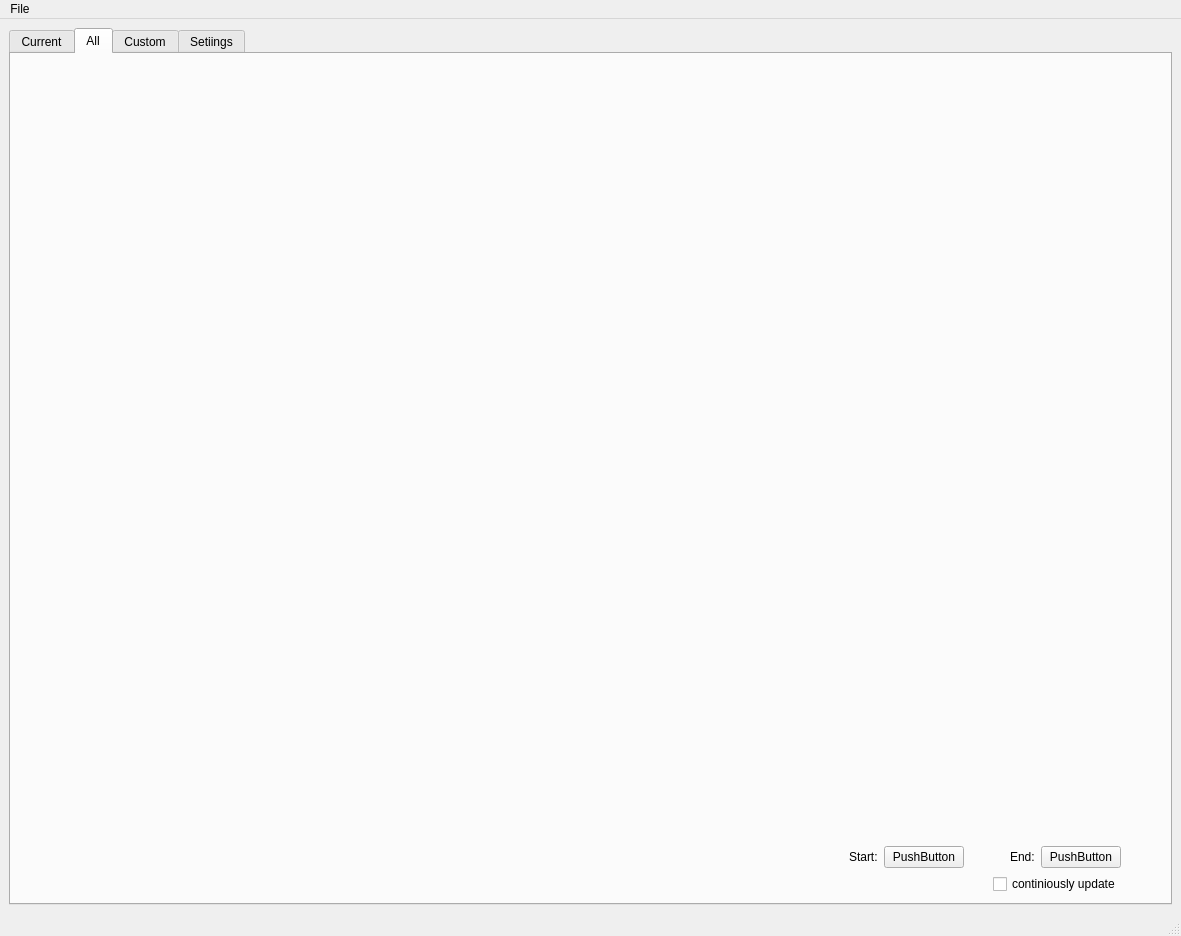
<?xml version="1.0" encoding="UTF-8"?>
<ui version="4.0">
 <class>MainWindow</class>
 <widget class="QMainWindow" name="MainWindow">
  <property name="geometry">
   <rect>
    <x>0</x>
    <y>0</y>
    <width>1181</width>
    <height>936</height>
   </rect>
  </property>
  <property name="sizePolicy">
   <sizepolicy hsizetype="Maximum" vsizetype="Maximum">
    <horstretch>0</horstretch>
    <verstretch>0</verstretch>
   </sizepolicy>
  </property>
  <property name="mouseTracking">
   <bool>false</bool>
  </property>
  <property name="contextMenuPolicy">
   <enum>Qt::CustomContextMenu</enum>
  </property>
  <property name="windowTitle">
   <string notr="true">DataLogger</string>
  </property>
  <property name="windowIcon">
   <iconset>
    <normaloff>favico.png</normaloff>favico.png</iconset>
  </property>
  <widget class="QWidget" name="centralwidget">
   <property name="sizePolicy">
    <sizepolicy hsizetype="Maximum" vsizetype="Maximum">
     <horstretch>0</horstretch>
     <verstretch>0</verstretch>
    </sizepolicy>
   </property>
   <layout class="QGridLayout" name="gridLayout">
    <item row="0" column="0">
     <widget class="QTabWidget" name="tabWidget">
      <property name="toolTipDuration">
       <number>-6</number>
      </property>
      <property name="currentIndex">
       <number>1</number>
      </property>
      <widget class="QWidget" name="currentTab">
       <attribute name="title">
        <string>Current</string>
       </attribute>
       <layout class="QGridLayout" name="gridLayout_3">
        <item row="0" column="0">
         <layout class="QGridLayout" name="gridLayout_2">
          <item row="5" column="1">
           <spacer name="verticalSpacer_4">
            <property name="orientation">
             <enum>Qt::Vertical</enum>
            </property>
            <property name="sizeHint" stdset="0">
             <size>
              <width>20</width>
              <height>40</height>
             </size>
            </property>
           </spacer>
          </item>
          <item row="3" column="5">
           <spacer name="verticalSpacer_13">
            <property name="orientation">
             <enum>Qt::Vertical</enum>
            </property>
            <property name="sizeHint" stdset="0">
             <size>
              <width>20</width>
              <height>40</height>
             </size>
            </property>
           </spacer>
          </item>
          <item row="6" column="2">
           <widget class="QLCDNumber" name="lcdNumber_6"/>
          </item>
          <item row="2" column="3">
           <spacer name="verticalSpacer_6">
            <property name="orientation">
             <enum>Qt::Vertical</enum>
            </property>
            <property name="sizeHint" stdset="0">
             <size>
              <width>20</width>
              <height>40</height>
             </size>
            </property>
           </spacer>
          </item>
          <item row="0" column="1">
           <spacer name="verticalSpacer">
            <property name="orientation">
             <enum>Qt::Vertical</enum>
            </property>
            <property name="sizeHint" stdset="0">
             <size>
              <width>20</width>
              <height>40</height>
             </size>
            </property>
           </spacer>
          </item>
          <item row="5" column="3">
           <spacer name="verticalSpacer_9">
            <property name="orientation">
             <enum>Qt::Vertical</enum>
            </property>
            <property name="sizeHint" stdset="0">
             <size>
              <width>20</width>
              <height>40</height>
             </size>
            </property>
           </spacer>
          </item>
          <item row="5" column="0">
           <spacer name="horizontalSpacer_2">
            <property name="orientation">
             <enum>Qt::Horizontal</enum>
            </property>
            <property name="sizeHint" stdset="0">
             <size>
              <width>40</width>
              <height>20</height>
             </size>
            </property>
           </spacer>
          </item>
          <item row="3" column="6">
           <widget class="QLCDNumber" name="lcdNumber_11"/>
          </item>
          <item row="3" column="1">
           <spacer name="verticalSpacer_3">
            <property name="orientation">
             <enum>Qt::Vertical</enum>
            </property>
            <property name="sizeHint" stdset="0">
             <size>
              <width>20</width>
              <height>40</height>
             </size>
            </property>
           </spacer>
          </item>
          <item row="2" column="0">
           <spacer name="horizontalSpacer">
            <property name="orientation">
             <enum>Qt::Horizontal</enum>
            </property>
            <property name="sizeHint" stdset="0">
             <size>
              <width>40</width>
              <height>20</height>
             </size>
            </property>
           </spacer>
          </item>
          <item row="0" column="5">
           <spacer name="verticalSpacer_11">
            <property name="orientation">
             <enum>Qt::Vertical</enum>
            </property>
            <property name="sizeHint" stdset="0">
             <size>
              <width>20</width>
              <height>40</height>
             </size>
            </property>
           </spacer>
          </item>
          <item row="2" column="5">
           <spacer name="verticalSpacer_12">
            <property name="orientation">
             <enum>Qt::Vertical</enum>
            </property>
            <property name="sizeHint" stdset="0">
             <size>
              <width>20</width>
              <height>40</height>
             </size>
            </property>
           </spacer>
          </item>
          <item row="6" column="0">
           <widget class="QLCDNumber" name="lcdNumber_3"/>
          </item>
          <item row="2" column="2">
           <spacer name="horizontalSpacer_3">
            <property name="orientation">
             <enum>Qt::Horizontal</enum>
            </property>
            <property name="sizeHint" stdset="0">
             <size>
              <width>40</width>
              <height>20</height>
             </size>
            </property>
           </spacer>
          </item>
          <item row="3" column="3">
           <spacer name="verticalSpacer_7">
            <property name="orientation">
             <enum>Qt::Vertical</enum>
            </property>
            <property name="sizeHint" stdset="0">
             <size>
              <width>20</width>
              <height>40</height>
             </size>
            </property>
           </spacer>
          </item>
          <item row="0" column="2">
           <widget class="QLCDNumber" name="lcdNumber_4"/>
          </item>
          <item row="5" column="5">
           <spacer name="verticalSpacer_14">
            <property name="orientation">
             <enum>Qt::Vertical</enum>
            </property>
            <property name="sizeHint" stdset="0">
             <size>
              <width>20</width>
              <height>40</height>
             </size>
            </property>
           </spacer>
          </item>
          <item row="5" column="4">
           <spacer name="horizontalSpacer_7">
            <property name="orientation">
             <enum>Qt::Horizontal</enum>
            </property>
            <property name="sizeHint" stdset="0">
             <size>
              <width>40</width>
              <height>20</height>
             </size>
            </property>
           </spacer>
          </item>
          <item row="0" column="0">
           <widget class="QLCDNumber" name="lcdNumber"/>
          </item>
          <item row="0" column="6">
           <widget class="QLCDNumber" name="lcdNumber_10"/>
          </item>
          <item row="2" column="4">
           <spacer name="horizontalSpacer_4">
            <property name="orientation">
             <enum>Qt::Horizontal</enum>
            </property>
            <property name="sizeHint" stdset="0">
             <size>
              <width>40</width>
              <height>20</height>
             </size>
            </property>
           </spacer>
          </item>
          <item row="6" column="6">
           <widget class="QLCDNumber" name="lcdNumber_12"/>
          </item>
          <item row="2" column="1">
           <spacer name="verticalSpacer_2">
            <property name="orientation">
             <enum>Qt::Vertical</enum>
            </property>
            <property name="sizeHint" stdset="0">
             <size>
              <width>20</width>
              <height>40</height>
             </size>
            </property>
           </spacer>
          </item>
          <item row="2" column="6">
           <spacer name="horizontalSpacer_5">
            <property name="orientation">
             <enum>Qt::Horizontal</enum>
            </property>
            <property name="sizeHint" stdset="0">
             <size>
              <width>40</width>
              <height>20</height>
             </size>
            </property>
           </spacer>
          </item>
          <item row="0" column="3">
           <spacer name="verticalSpacer_8">
            <property name="orientation">
             <enum>Qt::Vertical</enum>
            </property>
            <property name="sizeHint" stdset="0">
             <size>
              <width>20</width>
              <height>40</height>
             </size>
            </property>
           </spacer>
          </item>
          <item row="6" column="4">
           <widget class="QLCDNumber" name="lcdNumber_9"/>
          </item>
          <item row="6" column="5">
           <spacer name="verticalSpacer_15">
            <property name="orientation">
             <enum>Qt::Vertical</enum>
            </property>
            <property name="sizeHint" stdset="0">
             <size>
              <width>20</width>
              <height>40</height>
             </size>
            </property>
           </spacer>
          </item>
          <item row="3" column="2">
           <widget class="QLCDNumber" name="lcdNumber_5"/>
          </item>
          <item row="1" column="0">
           <widget class="QLabel" name="label">
            <property name="font">
             <font>
              <pointsize>12</pointsize>
             </font>
            </property>
            <property name="text">
             <string>channel 0</string>
            </property>
            <property name="alignment">
             <set>Qt::AlignCenter</set>
            </property>
           </widget>
          </item>
          <item row="3" column="4">
           <widget class="QLCDNumber" name="lcdNumber_8"/>
          </item>
          <item row="6" column="3">
           <spacer name="verticalSpacer_10">
            <property name="orientation">
             <enum>Qt::Vertical</enum>
            </property>
            <property name="sizeHint" stdset="0">
             <size>
              <width>20</width>
              <height>40</height>
             </size>
            </property>
           </spacer>
          </item>
          <item row="5" column="6">
           <spacer name="horizontalSpacer_8">
            <property name="orientation">
             <enum>Qt::Horizontal</enum>
            </property>
            <property name="sizeHint" stdset="0">
             <size>
              <width>40</width>
              <height>20</height>
             </size>
            </property>
           </spacer>
          </item>
          <item row="5" column="2">
           <spacer name="horizontalSpacer_6">
            <property name="orientation">
             <enum>Qt::Horizontal</enum>
            </property>
            <property name="sizeHint" stdset="0">
             <size>
              <width>40</width>
              <height>20</height>
             </size>
            </property>
           </spacer>
          </item>
          <item row="6" column="1">
           <spacer name="verticalSpacer_5">
            <property name="orientation">
             <enum>Qt::Vertical</enum>
            </property>
            <property name="sizeHint" stdset="0">
             <size>
              <width>20</width>
              <height>40</height>
             </size>
            </property>
           </spacer>
          </item>
          <item row="0" column="4">
           <widget class="QLCDNumber" name="lcdNumber_7"/>
          </item>
          <item row="3" column="0">
           <widget class="QLCDNumber" name="lcdNumber_2"/>
          </item>
          <item row="1" column="2">
           <widget class="QLabel" name="label_2">
            <property name="font">
             <font>
              <pointsize>12</pointsize>
             </font>
            </property>
            <property name="text">
             <string>channel 1</string>
            </property>
            <property name="alignment">
             <set>Qt::AlignCenter</set>
            </property>
           </widget>
          </item>
          <item row="4" column="4">
           <widget class="QLabel" name="label_7">
            <property name="font">
             <font>
              <pointsize>12</pointsize>
             </font>
            </property>
            <property name="text">
             <string>channel 6</string>
            </property>
            <property name="alignment">
             <set>Qt::AlignCenter</set>
            </property>
           </widget>
          </item>
          <item row="1" column="4">
           <widget class="QLabel" name="label_3">
            <property name="font">
             <font>
              <pointsize>12</pointsize>
             </font>
            </property>
            <property name="text">
             <string>channel 2</string>
            </property>
            <property name="alignment">
             <set>Qt::AlignCenter</set>
            </property>
           </widget>
          </item>
          <item row="4" column="0">
           <widget class="QLabel" name="label_5">
            <property name="font">
             <font>
              <pointsize>12</pointsize>
             </font>
            </property>
            <property name="text">
             <string>channel 4</string>
            </property>
            <property name="alignment">
             <set>Qt::AlignCenter</set>
            </property>
           </widget>
          </item>
          <item row="4" column="2">
           <widget class="QLabel" name="label_6">
            <property name="font">
             <font>
              <pointsize>12</pointsize>
             </font>
            </property>
            <property name="text">
             <string>channel 5</string>
            </property>
            <property name="alignment">
             <set>Qt::AlignCenter</set>
            </property>
           </widget>
          </item>
          <item row="1" column="6">
           <widget class="QLabel" name="label_4">
            <property name="font">
             <font>
              <pointsize>12</pointsize>
             </font>
            </property>
            <property name="text">
             <string>channel 3</string>
            </property>
            <property name="alignment">
             <set>Qt::AlignCenter</set>
            </property>
           </widget>
          </item>
          <item row="4" column="6">
           <widget class="QLabel" name="label_8">
            <property name="font">
             <font>
              <pointsize>12</pointsize>
             </font>
            </property>
            <property name="text">
             <string>channel 7</string>
            </property>
            <property name="alignment">
             <set>Qt::AlignCenter</set>
            </property>
           </widget>
          </item>
          <item row="7" column="0">
           <widget class="QLabel" name="label_9">
            <property name="font">
             <font>
              <pointsize>12</pointsize>
             </font>
            </property>
            <property name="text">
             <string>channel 8</string>
            </property>
            <property name="alignment">
             <set>Qt::AlignCenter</set>
            </property>
           </widget>
          </item>
          <item row="7" column="2">
           <widget class="QLabel" name="label_10">
            <property name="font">
             <font>
              <pointsize>12</pointsize>
             </font>
            </property>
            <property name="text">
             <string>channel 9</string>
            </property>
            <property name="alignment">
             <set>Qt::AlignCenter</set>
            </property>
           </widget>
          </item>
          <item row="7" column="4">
           <widget class="QLabel" name="label_11">
            <property name="font">
             <font>
              <pointsize>12</pointsize>
             </font>
            </property>
            <property name="text">
             <string>channel 10</string>
            </property>
            <property name="alignment">
             <set>Qt::AlignCenter</set>
            </property>
           </widget>
          </item>
          <item row="7" column="6">
           <widget class="QLabel" name="label_12">
            <property name="font">
             <font>
              <pointsize>12</pointsize>
             </font>
            </property>
            <property name="text">
             <string>channel 11</string>
            </property>
            <property name="alignment">
             <set>Qt::AlignCenter</set>
            </property>
           </widget>
          </item>
         </layout>
        </item>
       </layout>
      </widget>
      <widget class="QWidget" name="allTab">
       <attribute name="title">
        <string>All</string>
       </attribute>
       <layout class="QGridLayout" name="gridLayout_5">
        <item row="2" column="0">
         <layout class="QVBoxLayout" name="verticalLayout_3">
          <item>
           <layout class="QHBoxLayout" name="horizontalLayout_3">
            <item>
             <spacer name="horizontalSpacer_12">
              <property name="orientation">
               <enum>Qt::Horizontal</enum>
              </property>
              <property name="sizeHint" stdset="0">
               <size>
                <width>40</width>
                <height>20</height>
               </size>
              </property>
             </spacer>
            </item>
            <item>
             <widget class="QCheckBox" name="onlineModeCheckBox">
              <property name="text">
               <string>continiously update</string>
              </property>
             </widget>
            </item>
            <item>
             <spacer name="horizontalSpacer_13">
              <property name="orientation">
               <enum>Qt::Horizontal</enum>
              </property>
              <property name="sizeType">
               <enum>QSizePolicy::Fixed</enum>
              </property>
              <property name="sizeHint" stdset="0">
               <size>
                <width>40</width>
                <height>20</height>
               </size>
              </property>
             </spacer>
            </item>
           </layout>
          </item>
         </layout>
        </item>
        <item row="0" column="0">
         <widget class="MplWidget" name="widget" native="true"/>
        </item>
        <item row="1" column="0">
         <layout class="QHBoxLayout" name="horizontalLayout">
          <item>
           <spacer name="horizontalSpacer_9">
            <property name="orientation">
             <enum>Qt::Horizontal</enum>
            </property>
            <property name="sizeHint" stdset="0">
             <size>
              <width>40</width>
              <height>20</height>
             </size>
            </property>
           </spacer>
          </item>
          <item>
           <widget class="QLabel" name="label_13">
            <property name="text">
             <string>Start:</string>
            </property>
           </widget>
          </item>
          <item>
           <widget class="QPushButton" name="startDateTimeButton">
            <property name="text">
             <string>PushButton</string>
            </property>
           </widget>
          </item>
          <item>
           <spacer name="horizontalSpacer_10">
            <property name="orientation">
             <enum>Qt::Horizontal</enum>
            </property>
            <property name="sizeType">
             <enum>QSizePolicy::Minimum</enum>
            </property>
            <property name="sizeHint" stdset="0">
             <size>
              <width>40</width>
              <height>20</height>
             </size>
            </property>
           </spacer>
          </item>
          <item>
           <widget class="QLabel" name="label_14">
            <property name="text">
             <string>End:</string>
            </property>
           </widget>
          </item>
          <item>
           <widget class="QPushButton" name="endDateTimeButton">
            <property name="enabled">
             <bool>true</bool>
            </property>
            <property name="text">
             <string>PushButton</string>
            </property>
           </widget>
          </item>
          <item>
           <spacer name="horizontalSpacer_11">
            <property name="orientation">
             <enum>Qt::Horizontal</enum>
            </property>
            <property name="sizeType">
             <enum>QSizePolicy::Minimum</enum>
            </property>
            <property name="sizeHint" stdset="0">
             <size>
              <width>40</width>
              <height>20</height>
             </size>
            </property>
           </spacer>
          </item>
         </layout>
        </item>
       </layout>
      </widget>
      <widget class="QWidget" name="customTab">
       <attribute name="title">
        <string>Custom</string>
       </attribute>
      </widget>
      <widget class="QWidget" name="settingsTab">
       <attribute name="title">
        <string>Setiings</string>
       </attribute>
      </widget>
     </widget>
    </item>
   </layout>
  </widget>
  <widget class="QMenuBar" name="menubar">
   <property name="geometry">
    <rect>
     <x>0</x>
     <y>0</y>
     <width>1181</width>
     <height>26</height>
    </rect>
   </property>
   <widget class="QMenu" name="menuFile">
    <property name="title">
     <string>File</string>
    </property>
   </widget>
   <addaction name="menuFile"/>
  </widget>
  <widget class="QStatusBar" name="statusbar">
   <property name="enabled">
    <bool>true</bool>
   </property>
  </widget>
 </widget>
 <customwidgets>
  <customwidget>
   <class>MplWidget</class>
   <extends>QWidget</extends>
   <header>MplWidget</header>
   <container>1</container>
  </customwidget>
 </customwidgets>
 <resources/>
 <connections/>
</ui>
